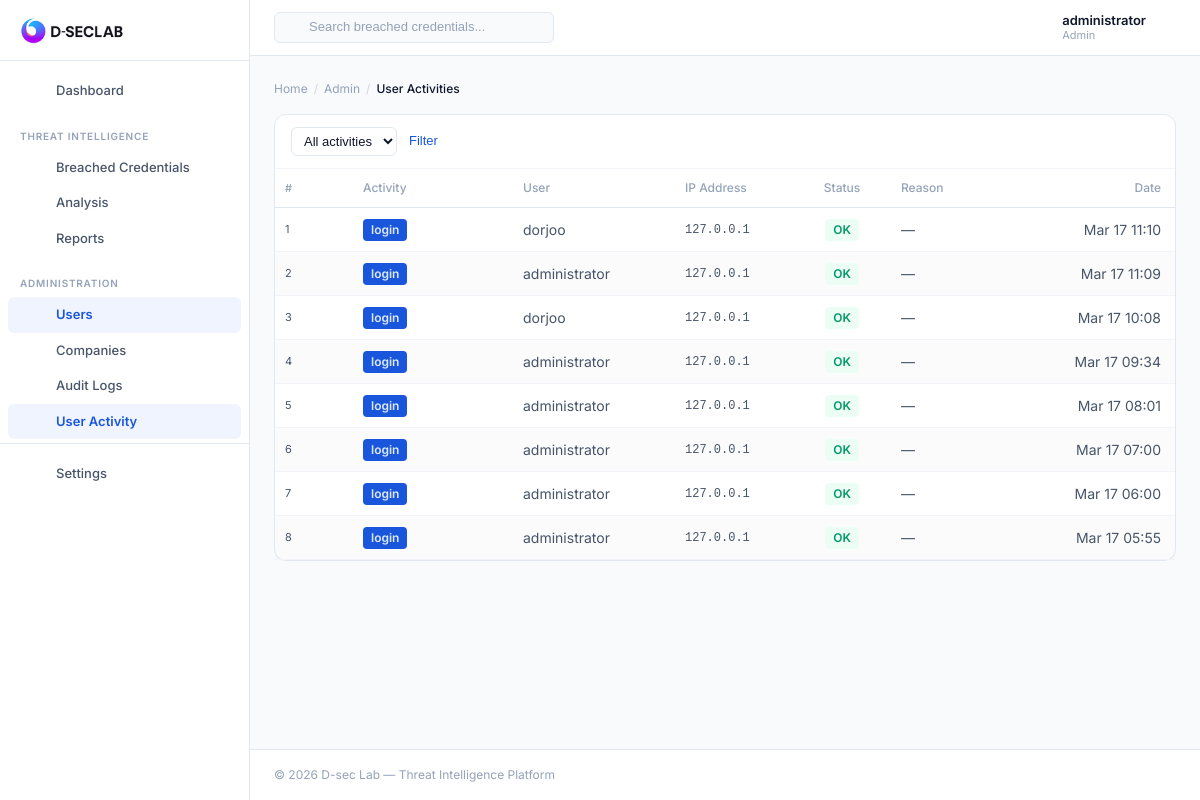
Page /admin/user-activities (signed in) on the committed database.
### cuba/models.py (models this page shows, shortened)
class User(db.Model, UserMixin):
    id = db.Column(db.Integer, primary_key=True)
    username = db.Column(db.String(50), unique=True, nullable=False)
    email = db.Column(db.String(255), unique=True, nullable=False)
    password = db.Column(db.String(255), nullable=False)
    role = db.Column(db.String(20), default='member', nullable=False)
    isAdmin = db.Column(db.Boolean, default=False)
    company_id = db.Column(db.Integer, db.ForeignKey('company.id'), nullable=True)
    is_active = db.Column(db.Boolean, default=True)
    last_login = db.Column(db.DateTime, nullable=True)
    created_at = db.Column(db.DateTime, default=utcnow)
    updated_at = db.Column(db.DateTime, default=utcnow, onupdate=utcnow)
    @property
    def is_admin_user(self) -> bool:
        return self.role == 'admin' or self.isAdmin

class UserActivity(db.Model):
    id = db.Column(db.Integer, primary_key=True)
    user_id = db.Column(db.Integer, db.ForeignKey('user.id'), nullable=True)
    activity_type = db.Column(db.String(50), nullable=False, index=True)
    ip_address = db.Column(db.String(45), nullable=True, index=True)
    user_agent = db.Column(db.String(500), nullable=True)
    location = db.Column(db.String(200), nullable=True)
    status = db.Column(db.String(20), default='success', nullable=False)
    failure_reason = db.Column(db.String(200), nullable=True)
    created_at = db.Column(db.DateTime, default=utcnow, index=True)
    user = db.relationship('User', backref='activities')

### cuba/admin_routes.py (the view)
@admin_bp.route('/admin/user-activities')
@login_required
@admin_required
def user_activities():
    page = request.args.get('page', 1, type=int)
    per_page = 50
    activity_filter = request.args.get('activity_type', '')
    user_filter = request.args.get('user_id', type=int)
    status_filter = request.args.get('status', '')
    date_from = request.args.get('date_from', '')
    date_to = request.args.get('date_to', '')
    query = UserActivity.query
    if activity_filter:
        query = query.filter(UserActivity.activity_type == activity_filter)
    if user_filter:
        query = query.filter(UserActivity.user_id == user_filter)
    if status_filter:
        query = query.filter(UserActivity.status == status_filter)
    if date_from:
        try:
            date_from_obj = datetime.strptime(date_from, '%Y-%m-%d')
            query = query.filter(UserActivity.created_at >= date_from_obj)
        except ValueError:
            pass
    if date_to:
        try:
            date_to_obj = datetime.strptime(date_to, '%Y-%m-%d')
            query = query.filter(UserActivity.created_at <= date_to_obj)
        except ValueError:
            pass
    query = query.order_by(UserActivity.created_at.desc())
    pagination = query.paginate(page=page, per_page=per_page, error_out=False)
    activities = pagination.items
    activity_types = db.session.query(UserActivity.activity_type).distinct().all()
    breadcrumb = {"parent": "Admin", "child": "User Activities"}
    return render_template('admin/user_activities.html',
                         activities=activities,
                         pagination=pagination,
                         activity_types=[a[0] for a in activity_types],
                         breadcrumb=breadcrumb)

### cuba/security.py (called while the page is built)
def admin_required(f):
    @wraps(f)
    def decorated_function(*args, **kwargs):
        if not current_user.is_authenticated:
            flash("Please login to access this page.", "warning")
            return redirect(url_for("auth.login"))
        if not current_user.is_admin_user:
            flash("Access denied. Admin privileges required.", "danger")
            return redirect(url_for("main.indexPage"))
        return f(*args, **kwargs)
    return decorated_function

### cuba/templates/admin/user_activities.html (shortened to what this page needs)
{% extends "base.html" %}
{% block content %}
<div class="container-fluid p-0">
  <div class="card">
    <div style="padding:12px 16px;border-bottom:1px solid var(--border-light);">
      <form method="GET" style="margin:0;display:flex;align-items:center;gap:6px;flex-wrap:wrap;">
        <select name="activity_type" style="font-size:13px;padding:5px 8px;border:1px solid var(--border);border-radius:6px;background:var(--bg-white);color:var(--text);outline:none;">
          <option value="">All activities</option>
        </select>
        <button type="submit" style="font-size:13px;font-weight:500;color:var(--primary);background:none;border:none;cursor:pointer;">Filter</button>
      </form>
    </div>
    <div style="overflow-x:auto;">
      <table class="av-table">
        <thead>
          <tr>
            <th style="width:20px;padding-left:10px;padding-right:0;font-size:11px;">#</th>
            <th style="width:18%;padding-left:16px;">Activity</th>
            <th style="width:18%;">User</th>
            <th style="width:14%;">IP Address</th>
            <th style="width:10%;" class="c">Status</th>
            <th style="width:18%;">Reason</th>
            <th style="width:14%;" class="r">Date</th>
          </tr>
        </thead>
        <tbody>
          {% if activities %}
          {% for act in activities %}
          <tr>
            <td style="padding-left:10px;padding-right:0;font-size:11px;" class="m">{{ loop.index }}</td>
            <td style="padding-left:16px;"><span class="av-tag">{{ act.activity_type }}</span></td>
            <td class="m">{{ act.user.username if act.user else '—' }}</td>
            <td class="m" style="font-family:'SF Mono',monospace;font-size:12px;">{{ act.ip_address or '—' }}</td>
            <td class="c">{% if act.status == 'success' %}<span class="av-tag av-tag-success">OK</span>{% else %}<span class="av-tag av-tag-danger">{{ act.status }}</span>{% endif %}</td>
            <td class="m">{{ act.failure_reason or '—' }}</td>
            <td class="m r">{{ act.created_at.strftime('%b %d %H:%M') if act.created_at else '-' }}</td>
          </tr>
          {% endfor %}
          {% else %}
          <tr><td colspan="7" class="av-empty">No activities</td></tr>
          {% endif %}
        </tbody>
      </table>
    </div>
  </div>
</div>
{% endblock %}

### cuba/templates/layout/header.html (shortened to what this page needs)
<header class="dsec-header">
  <div class="dsec-header-left">
    <div class="dsec-header-search">
      <form action="{{ url_for('threat_intel.breached_creds_list') }}" method="get" style="margin:0;">
        <input type="text" name="search" placeholder="Search breached credentials..." autocomplete="off">
      </form>
    </div>
  </div>
  <div class="dsec-header-right">
    <button class="dsec-header-btn" id="theme-toggle" title="Toggle dark/light mode">
    </button>
    {% if current_user.is_authenticated %}
    <div style="position:relative;">
      <button class="dsec-header-btn" id="notif-toggle" title="Notifications">
      </button>
    </div>
    <div style="position:relative;">
      <div class="dsec-header-profile" id="profile-toggle">
        <div class="dsec-header-profile-info">
          <div class="dsec-header-profile-name">{{ current_user.username }}</div>
          <div class="dsec-header-profile-role">{{ 'Admin' if current_user.is_admin_user else 'Member' }}</div>
        </div>
        <i data-feather="chevron-down" style="width:14px;height:14px;color:var(--text-muted);"></i>
      </div>
    </div>
    {% else %}
    <a href="{{ url_for('auth.login') }}" class="btn btn-primary btn-sm">Sign In</a>
    {% endif %}
  </div>
</header>

### cuba/templates/layout/breadcrumb.html
{% if breadcrumb %}
<div style="display:flex;align-items:center;gap:6px;font-size:12px;color:var(--text-muted);margin-bottom:16px;">
  <a href="{{ url_for('main.indexPage') }}" style="color:var(--text-muted);text-decoration:none;">Home</a>
  {% if breadcrumb.parent %}
  <span style="opacity:0.4;">/</span>
  <span>{{ breadcrumb.parent }}</span>
  {% endif %}
  {% if breadcrumb.child %}
  <span style="opacity:0.4;">/</span>
  <span style="color:var(--text);font-weight:500;">{{ breadcrumb.child }}</span>
  {% endif %}
</div>
{% endif %}

### cuba/static/assets/css/custom-branding.css (style rules this page uses)
:root { --primary: #1a56db; --primary-hover: #1347b8; --primary-light: #eff4ff; --primary-50: rgba(26, 86, 219, 0.08); --text: #0f172a; --text-secondary: #475569; --text-muted: #94a3b8; --bg: #f8fafc; --bg-white: #ffffff; --border: #e2e8f0; --border-light: #f1f5f9; --success: #059669; --danger: #dc2626; --warning: #d97706; --info: #0284c7; --radius: 8px; --radius-sm: 6px; --radius-lg: 12px; --shadow-sm: 0 1px 2px rgba(0,0,0,0.04); --shadow: 0 1px 3px rgba(0,0,0,0.06), 0 1px 2px rgba(0,0,0,0.04); --sidebar-width: 250px; --header-height: 56px; --transition: all 0.15s ease; }
*, *::before, *::after { box-sizing: border-box; }
body { font-family: 'Inter', -apple-system, BlinkMacSystemFont, 'Segoe UI', sans-serif; background: var(--bg); color: var(--text); font-size: 14px; line-height: 1.5; -webkit-font-smoothing: antialiased; -moz-osx-font-smoothing: grayscale; margin: 0; padding: 0; overflow-x: hidden; }
.dsec-header { height: var(--header-height); background: var(--bg-white); border-bottom: 1px solid var(--border); display: flex; align-items: center; justify-content: space-between; padding: 0 24px; position: sticky; top: 0; z-index: 100; }
.dsec-header-left { display: flex; align-items: center; gap: 16px; }
.dsec-header-search { position: relative; }
.dsec-header-search input { background: var(--bg); border: 1px solid var(--border); border-radius: var(--radius-sm); padding: 7px 12px 7px 34px; font-size: 13px; width: 280px; outline: none; transition: var(--transition); color: var(--text); }
.dsec-header-search input::placeholder { color: var(--text-muted); }
.dsec-header-right { display: flex; align-items: center; gap: 8px; }
.dsec-header-btn { background: none; border: none; padding: 8px; border-radius: var(--radius-sm); color: var(--text-secondary); cursor: pointer; transition: var(--transition); display: flex; align-items: center; position: relative; }
.dsec-header-profile { display: flex; align-items: center; gap: 8px; padding: 4px 8px; border-radius: var(--radius-sm); cursor: pointer; transition: var(--transition); text-decoration: none; color: var(--text); margin-left: 8px; }
.dsec-header-profile-info { line-height: 1.2; }
.dsec-header-profile-name { font-size: 13px; font-weight: 600; }
.dsec-header-profile-role { font-size: 11px; color: var(--text-muted); }
.card { background: var(--bg-white); border: 1px solid var(--border); border-radius: var(--radius-lg); box-shadow: none; margin-bottom: 20px; }
.av-table { width:100%; border-collapse:collapse; font-size:14px; table-layout:fixed; }
.av-table thead th { padding:10px 14px; font-size:12px; font-weight:500; color:var(--text-muted); text-align:left; border-bottom:1px solid var(--border); background:var(--bg-white); user-select:none; }
.av-table thead th.r { text-align:right; }
.av-table thead th.c { text-align:center; }
.av-table tbody tr { transition:background 0.1s; }
.av-table tbody tr:nth-child(even) { background:rgba(0,0,0,0.015); }
.av-table tbody td { padding:10px 14px; white-space:nowrap; overflow:hidden; text-overflow:ellipsis; border-bottom:1px solid var(--border-light); color:var(--text); }
.av-table tbody td.m { color:var(--text-secondary); }
.av-table tbody td.r { text-align:right; }
.av-table tbody td.c { text-align:center; }
.av-tag { display:inline-block; padding:2px 8px; border-radius:4px; font-size:12px; font-weight:600; background:var(--primary); color:#dbeafe; }
.av-tag-success { background:#ecfdf5; color:#059669; }

### rows in the picture
User: username "administrator", role "Admin", parent "Admin"
UserActivity: activity_type "login", user "dorjoo", ip_address "127.0.0.1", status "OK", failure_reason "—", created_at "Mar 17 11:10"
UserActivity: activity_type "login", user "administrator", ip_address "127.0.0.1", status "OK", failure_reason "—", created_at "Mar 17 11:09"
UserActivity: activity_type "login", user "dorjoo", ip_address "127.0.0.1", status "OK", failure_reason "—", created_at "Mar 17 10:08"
UserActivity: activity_type "login", user "administrator", ip_address "127.0.0.1", status "OK", failure_reason "—", created_at "Mar 17 09:34"
UserActivity: activity_type "login", user "administrator", ip_address "127.0.0.1", status "OK", failure_reason "—", created_at "Mar 17 08:01"
UserActivity: activity_type "login", user "administrator", ip_address "127.0.0.1", status "OK", failure_reason "—", created_at "Mar 17 07:00"
UserActivity: activity_type "login", user "administrator", ip_address "127.0.0.1", status "OK", failure_reason "—", created_at "Mar 17 06:00"
UserActivity: activity_type "login", user "administrator", ip_address "127.0.0.1", status "OK", failure_reason "—", created_at "Mar 17 05:55"

### other values in the picture
{{ breadcrumb.child }} "User Activities"
